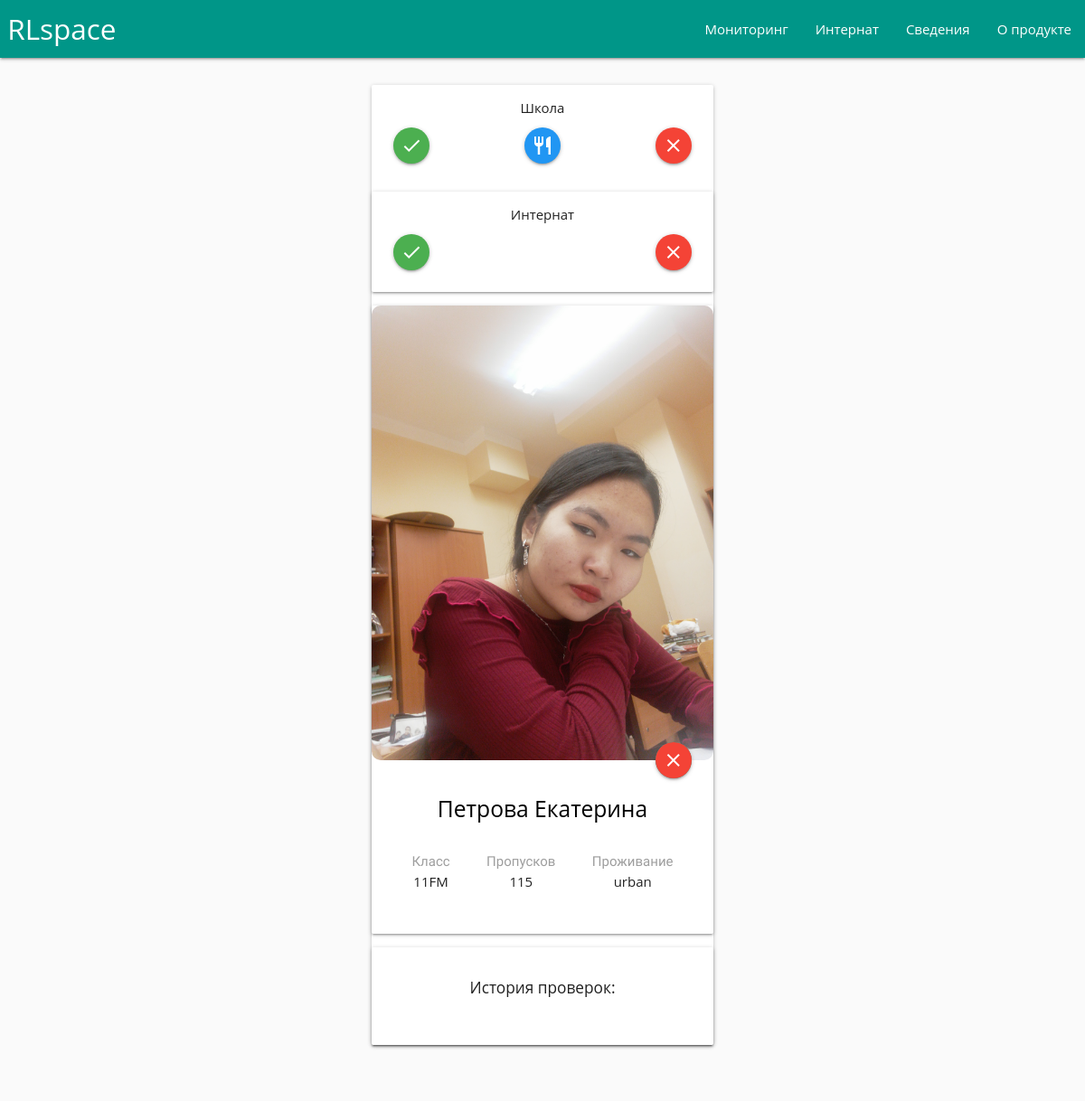
Before: /profile/13/ (signed in) with the older database file.
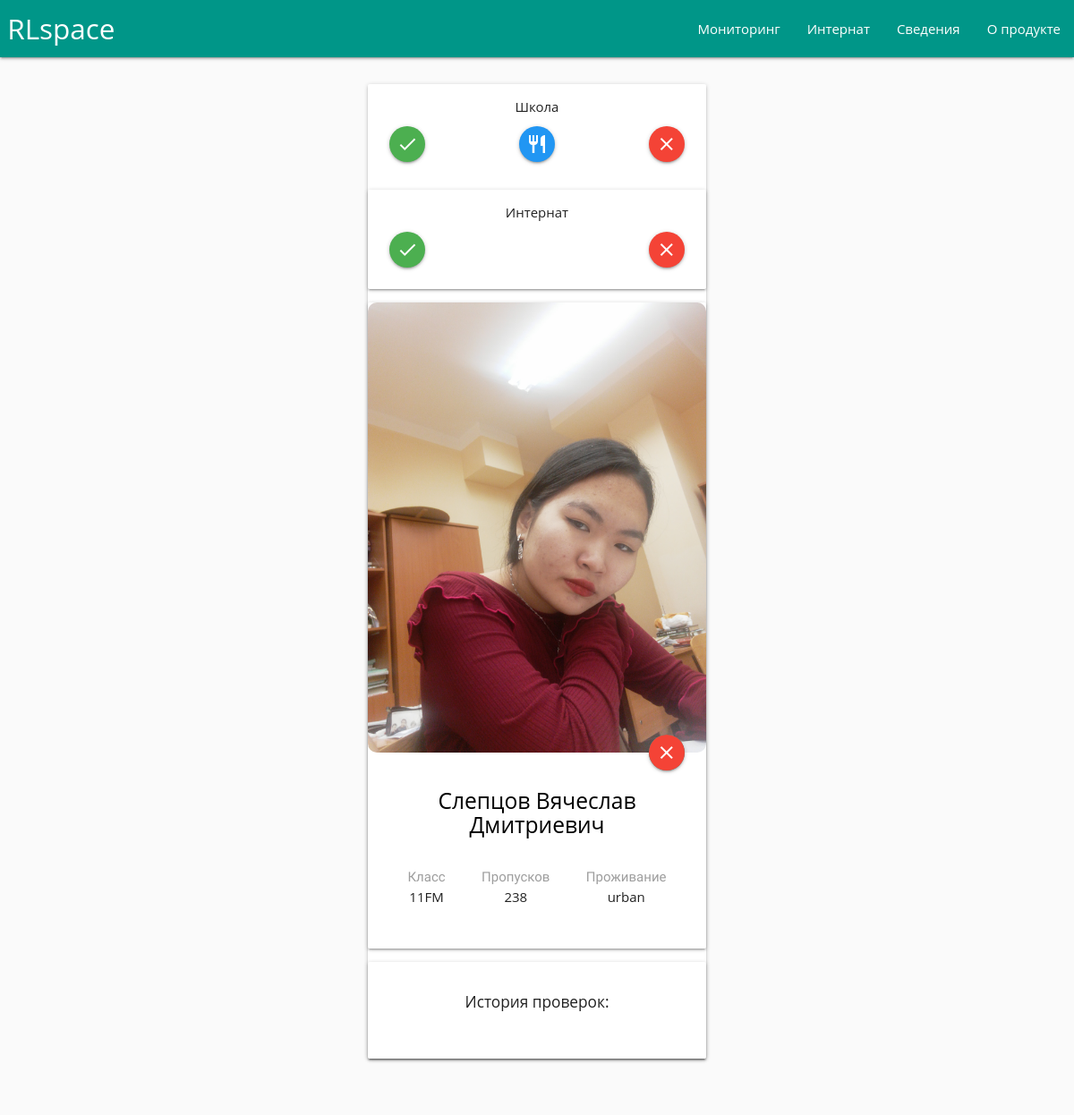
After: the same page with the newer database file.
### main/models.py (models this page shows, shortened)
class Pupil(models.Model):
    index       = models.CharField(max_length = 50)
    qrcode      = models.CharField(max_length = 50)
    name        = models.CharField(max_length = 50)
    grade       = models.CharField(max_length = 50, choices = GRADE)
    location    = models.CharField(max_length = 50, choices = LOCATION)
    eating      = models.BooleanField(default = False)
    inboard     = models.BooleanField(default = True)
    status      = models.CharField(max_length = 50, default = "absent", choices = STATUS)
    arrive_time	   = models.TimeField('time arrive', null = True, blank = True)
    photo     	   = models.ImageField(upload_to = "images/", default = "images/default.jpg")
    non_attendance = models.IntegerField(default = 0);

### main/views.py (the view, shortened to what this page needs)
# urls.py: url(r'^profile/(?P<views_profile_id>[0-9]+)/$', views.profile,     name = 'profile'),
def profile(request, views_profile_id):
    if not request.user.is_authenticated():
        return redirect("/")
    context = {}
    context["is_admin"] = False
    if request.user.is_authenticated():
    	context["is_admin"] = True
    profile = Pupil.objects.get(id = views_profile_id)
    events  = Event.objects.filter(profile = profile)
    context["events"]  = events
    context["profile"] = profile
    request = render(request, "main/profile.html", context)
    return request

### main/templates/main/profile.html (shortened to what this page needs)
{% include 'main/header.html' %}
<div class = "row center">
    <div class="row">
        <div class="col s8 m4 offset-m4 offset-s2">
            {% if is_admin %}
                <div class="card">
                    <div class="card-content">
                        <p style="text-align: center; margin: -10px 0px 10px 0px">Школа</p>
                        <form action="." method="post">
                            <div style="display: flex; justify-content: space-between;">
                                <button type="submit" name="enter" class="btn-floating  waves-effect waves-light green"><i class="material-icons">check</i></button>
                                <button type="submit" name="eating" class="btn-floating  waves-effect waves-light blue"><i class="material-icons">restaurant</i></button>
                                <button type="submit" name="exit" class="btn-floating waves-effect waves-light red"><i class="material-icons">clear</i></button>
                            </div>
                        </form>
                    </div>
                    <div class="card">
                    <div class="card-content">
                        <p style="text-align: center; margin: -10px 0px 10px 0px">Интернат</p>
                        <form action="." method="post">
                            <div style="display: flex; justify-content: space-between;">
                                <button type="submit" name="enter_board" class="btn-floating  waves-effect waves-light green"><i class="material-icons">check</i></button>
                                <button type="submit" name="exit_board" class="btn-floating waves-effect waves-light red"><i class="material-icons">clear</i></button>
                            </div>
                        </form>
                    </div>
                </div>
            {% endif %}
            <div class="card">
                <div class="card-image">
                    <img src="/media/{{profile.photo}}" style="border-radius: 10px">
                    <a class="btn-floating btn-medium halfway-fab waves-effect waves-light">
                        {% if profile.status == "present" %}
                            <i class="material-icons green">add</i>
                        {% else %}
                            <i class="material-icons red">close</i>
                        {% endif %}
                    </a>
                </div>
                <div class="card-content">
                    {% if profile.id == 138 %}
                            <h5 class="center purple-text">{{ profile.name }}</h5>
                        {% else %}
                            <h5 class="center black-text">{{ profile.name }}</h5>
                        {% endif %}
                    <br>
                    <div style="display: flex; justify-content: space-around;" class = "center">
                        <p> <font class="grey-text">Класс</font><br>
                            {{profile.grade}}
                        </p>
                        <p> <font class="grey-text">Пропусков</font><br>
                            {{profile.non_attendance}}
                        </p>
                        <p> <font class="grey-text">Проживание</font><br>
                            {{profile.location}}
                        </p>
                    </div>
                    <br>
                </div>
            </div>
            <div class="card">
                <div class="card-content">
                    <h6>История проверок:</h6>
                    <br>
                </div>
            </div>
        </div>
    </div>
</div>
{% include 'main/footer.html' %}

Changed rows visible on the page:
changed Pupil "11FM": name "Петрова Екатерина" → "Слепцов Вячеслав Дмитриевич"; non_attendance "115" → "238"
